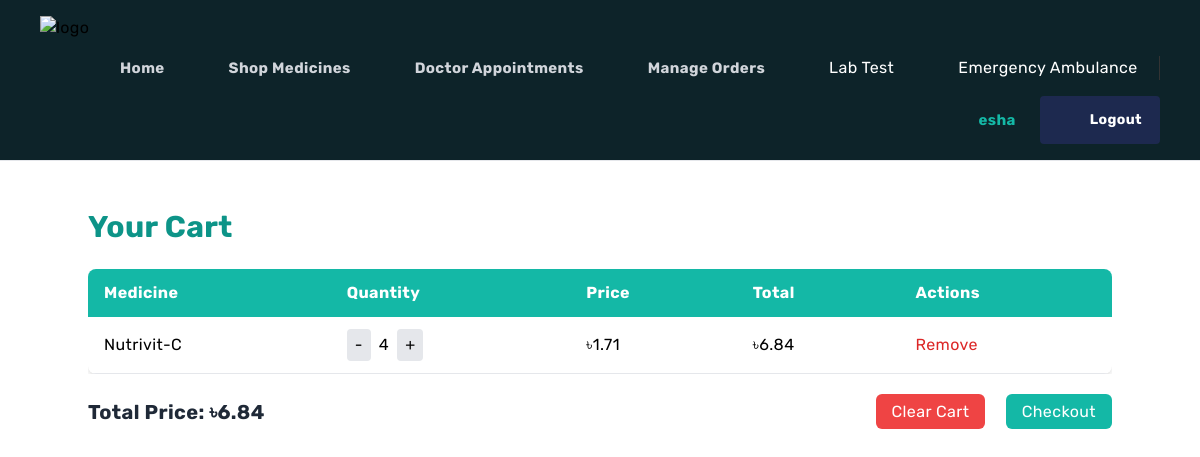
The app's page /cart/ (signed in) with its own data.
### hospital/models.py (models this page shows, shortened)
class Cart(models.Model):
    user = models.ForeignKey(User, on_delete=models.CASCADE, related_name='carts')
    medicine = models.ForeignKey(Medicine, on_delete=models.CASCADE, related_name='carts')
    quantity = models.PositiveIntegerField(default=1)
    added_at = models.DateTimeField(auto_now_add=True)
    def total_price(self):
        return self.medicine.price * self.quantity  # Calculate price based on quantity

class Medicine(models.Model):
    CATEGORY_CHOICES = [
        ('Diabetic Care', 'Diabetic Care'),
        ('OTC Medicine', 'OTC Medicine'),
        ('Pain Relief', 'Pain Relief'),
        ('Vitamins & Supplements', 'Vitamins & Supplements'),
        ('Womens Care', 'Womens Care'),
        ('Cold & Flu', 'Cold & Flu'),
        ('Skin Care', 'Skin Care'),
        ('Others', 'Others'),
    ]
    TYPE_CHOICES = [
        ('Tablet', 'Tablet'),
        ('Syrup', 'Syrup'),
        ('Capsule', 'Capsule'),
        ('Injection', 'Injection'),
        ('Cream', 'Cream'),
        ('Gel', 'Gel'),
        ('Others', 'Others'),
    ]
    name = models.CharField(max_length=255)
    manufacturer = models.CharField(max_length=255)
    image = models.ImageField(upload_to='medicines/')
    price = models.DecimalField(max_digits=10, decimal_places=2)
    category = models.CharField(max_length=50, choices=CATEGORY_CHOICES)
    dosage_mg = models.PositiveIntegerField()
    type = models.CharField(max_length=50, choices=TYPE_CHOICES)
    description = models.TextField(blank=True, null=True)
    stock = models.PositiveIntegerField(default=0)

### hospital/views.py (the view)
# urls.py: path('cart/', cart, name='cart'),
@login_required(login_url='login')
def cart(request):
    user = request.user
    cart_items = Cart.objects.filter(user=user)
    total_price = sum([item.total_price() for item in cart_items])  # Calculate total price of all cart items
    context = {
        'cart_items': cart_items,
        'total_price': total_price,
    }
    return render(request, 'cart.html', context)

### templates/cart.html (shortened to what this page needs)
{% extends "base.html" %}
{% block content %}
<div class="container mx-auto py-12 min-h-screen">
    <h2 class="text-3xl font-bold text-teal-600 mb-6">Your Cart</h2>
    {% if cart_items %}
    <div class="overflow-x-auto">
        <table class="min-w-full bg-white shadow-md rounded-lg overflow-hidden">
            <thead class="bg-teal-500 text-white">
                <tr>
                    <th class="py-3 px-4 text-left">Medicine</th>
                    <th class="py-3 px-4 text-left">Quantity</th>
                    <th class="py-3 px-4 text-left">Price</th>
                    <th class="py-3 px-4 text-left">Total</th>
                    <th class="py-3 px-4 text-left">Actions</th>
                </tr>
            </thead>
            <tbody>
                {% for item in cart_items %}
                <tr class="border-b">
                    <td class="py-3 px-4">{{ item.medicine.name }}</td>
                    <td class="py-3 px-4">
                        <div class="flex items-center space-x-2">
                            <a href="{% url 'decrease_quantity' item.id %}" class="bg-gray-200 px-2 py-1 rounded hover:bg-gray-300">-</a>
                            <span>{{ item.quantity }}</span>
                            <a href="{% url 'increase_quantity' item.id %}" class="bg-gray-200 px-2 py-1 rounded hover:bg-gray-300">+</a>
                        </div>
                    </td>
                    <td class="py-3 px-4">৳{{ item.medicine.price }}</td>
                    <td class="py-3 px-4">৳{{ item.total_price }}</td>
                    <td class="py-3 px-4">
                        <a href="{% url 'remove_from_cart' item.id %}" class="text-red-600 hover:text-red-800">Remove</a>
                    </td>
                </tr>
                {% endfor %}
            </tbody>
        </table>
    </div>
    <div class="mt-6 flex justify-between items-center">
        <h4 class="text-xl font-bold text-gray-800">Total Price: ৳{{ total_price }}</h4>
        <div class="space-x-4">
            <a href="{% url 'clear_cart' %}" class="bg-red-500 text-white px-4 py-2 rounded-md hover:bg-red-700">Clear Cart</a>
            <a href="{% url 'checkout' %}" class="bg-teal-500 text-white px-4 py-2 rounded-md hover:bg-teal-700">Checkout</a>
        </div>
    </div>
    {% else %}
    <p class="text-gray-500 text-lg mt-10">Your cart is empty.</p>
    {% endif %}
</div>
{% endblock %}

### templates/base.html (shortened to what this page needs)
<!DOCTYPE html>
<html lang="en">
<head>
    <script src="https://cdn.tailwindcss.com"></script>
</head>
<body class="tracking-wide">
    <header class='flex border-b py-4 px-4 sm:px-10 bg-[#0d2329] min-h-[70px] tracking-wide relative z-50 sticky top-0'>
        <div class='flex flex-wrap items-center gap-4 w-full'>
            <a href="{% url 'home' %}">
                <img src="https://i.postimg.cc/3xGXxqt8/E-care-3-Final.png" alt="logo" class='w-36' />
            </a>
            <div id="collapseMenu"
                class='lg:!flex lg:flex-auto lg:ml-12 max-lg:hidden max-lg:before:fixed max-lg:before:bg-black max-lg:before:opacity-50 max-lg:before:inset-0 max-lg:before:z-50'>
                <div
                    class="lg:!flex lg:flex-auto max-lg:fixed max-lg:bg-white max-lg:w-1/2 max-lg:min-w-[300px] max-lg:top-0 max-lg:left-0 max-lg:p-6 max-lg:h-full max-lg:shadow-md max-lg:overflow-auto z-50">
                    <ul class='lg:flex lg:gap-x-8 max-lg:space-y-2'>
                        <li class='max-lg:border-b max-lg:py-3'>
                            <a href="{% url 'home' %}"
                                class='hover:text-teal-500 text-gray-300 block font-bold text-[15px] flex items-center'>
                                <box-icon name='home' color='#fff' class='mr-2'></box-icon> Home
                            </a>
                        </li>
                        <li class='max-lg:border-b max-lg:py-3'>
                            <a href="{% url 'shopmedicine' %}"
                                class='hover:text-teal-500 text-gray-300 block font-bold text-[15px] flex items-center'>
                                <box-icon name='store' color='#fff' class='mr-2'></box-icon> Shop Medicines
                            </a>
                        </li>
                        <li class='max-lg:border-b max-lg:py-3'>
                            <a href="{% url 'appointments' %}"
                                class='hover:text-teal-500 text-gray-300 block font-bold text-[15px] flex items-center'>
                                <box-icon name='calendar' color='#fff' class='mr-2'></box-icon> Doctor Appointments
                            </a>
                        </li>
                        <li class='max-lg:border-b max-lg:py-3'>
                            <a href="{% url 'manage_orders' %}"
                                class='hover:text-teal-500 text-gray-300 block font-bold text-[15px] flex items-center'>
                                <box-icon name='cart' color='#fff' class='mr-2'></box-icon> Manage Orders
                            </a>
                        </li>
                        <li>
                            <a href="{% url 'lab_tests' %}"
                                class="flex items-center space-x-2 text-white hover:text-teal-400">
                                <box-icon name='vial' color='#fff'></box-icon><span>Lab Test</span>
                            </a>
                        </li>
                        <li>
                            <a href="{% url 'emergency_ambulance' %}"
                                class="flex items-center space-x-2 text-white hover:text-teal-400">
                                <box-icon name='ambulance' type='solid' color='#ffffff'></box-icon><span>Emergency Ambulance</span>
                            </a>
                        </li>
                    </ul>
                </div>
            </div>
            <div class='flex items-center ml-auto space-x-6'>
                {% if user.is_authenticated %}
                  <a href="{% url 'user_profile' %}" class='text-teal-500 text-gray-200 block font-bold text-[15px] flex items-center'>
                    <box-icon name='user' color='#fff' class='mr-2'></box-icon>
                    {{ user.username }}
                </a>
                  <form action="{% url 'logout' %}" method="post">
                    <button type="submit"
                      class='px-4 py-2.5 text-sm rounded font-bold text-white border-2 border-[#1d294f] bg-[#1d294f] transition-all ease-in-out duration-300 hover:bg-transparent hover:text-teal-400 flex items-center'>
                      <box-icon name='log-out' color='#fff' class='mr-2'></box-icon>
                      Logout
                    </button>
                  </form>
                {% endif %}
              </div>
    </header>
    {% block content %}{% endblock %}
</body>
</html>

### templates/base.html (style rules this page uses)
body { font-family: "Rubik", sans-serif; }

### records on screen
Cart: medicine.name "Nutrivit-C", quantity "4", medicine.price "1.71", total_price "6.84"

### other values on screen
{{ user.username }} "esha"
{{ total_price }} "6.84"
